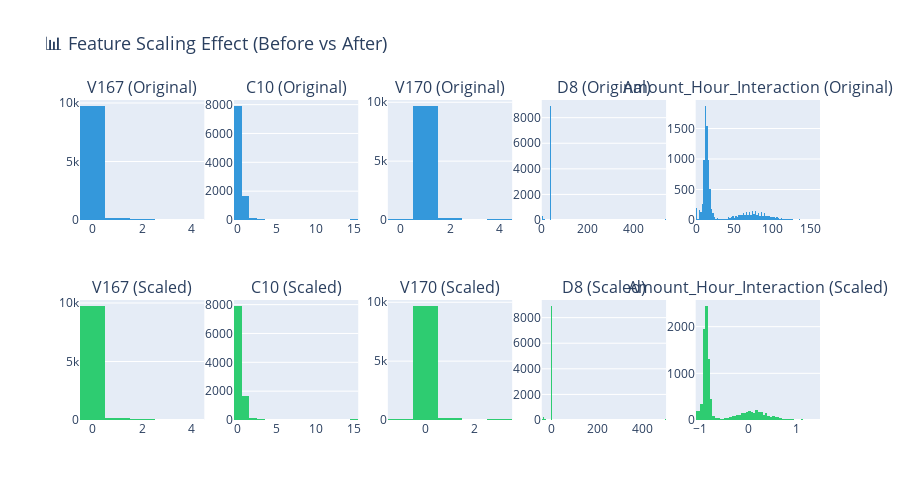

Notebook code for this chart:
### Code cell
sample_features = final_features[:5]

fig = make_subplots(
    rows=2, cols=len(sample_features),
    subplot_titles=[f'{f} (Original)' for f in sample_features] + [f'{f} (Scaled)' for f in sample_features]
)

for i, feat in enumerate(sample_features):
    fig.add_trace(
        go.Histogram(x=X_final[feat].values[:10000], marker_color=COLORS['primary'], showlegend=False),
        row=1, col=i+1
    )
    fig.add_trace(
        go.Histogram(x=X_scaled_df[feat].values[:10000], marker_color=COLORS['secondary'], showlegend=False),
        row=2, col=i+1
    )

fig.update_layout(
    title='📊 Feature Scaling Effect (Before vs After)',
    title_font_size=18,
    height=500
)

fig.show()
fig.write_html(f'{BASE_PATH}/reports/figures/13_scaling_effect.html')

### Figure 1 — Plotly figure (JSON) as saved in the notebook; plotly's stock layout.template omitted (floating-point values rounded to 4 significant figures; data arrays with more than 128 entries replaced by an {"elided": "..."} marker saying what was removed)
{"data": [{"marker": {"color": "#3498db"}, "showlegend": false, "type": "histogram", "x": {"elided": "10000 float values"}, "xaxis": "x", "yaxis": "y"}, {"marker": {"color": "#2ecc71"}, "showlegend": false, "type": "histogram", "x": {"elided": "10000 float values"}, "xaxis": "x6", "yaxis": "y6"}, {"marker": {"color": "#3498db"}, "showlegend": false, "type": "histogram", "x": {"elided": "10000 float values"}, "xaxis": "x2", "yaxis": "y2"}, {"marker": {"color": "#2ecc71"}, "showlegend": false, "type": "histogram", "x": {"elided": "10000 float values"}, "xaxis": "x7", "yaxis": "y7"}, {"marker": {"color": "#3498db"}, "showlegend": false, "type": "histogram", "x": {"elided": "10000 float values"}, "xaxis": "x3", "yaxis": "y3"}, {"marker": {"color": "#2ecc71"}, "showlegend": false, "type": "histogram", "x": {"elided": "10000 float values"}, "xaxis": "x8", "yaxis": "y8"}, {"marker": {"color": "#3498db"}, "showlegend": false, "type": "histogram", "x": {"elided": "10000 float values"}, "xaxis": "x4", "yaxis": "y4"}, {"marker": {"color": "#2ecc71"}, "showlegend": false, "type": "histogram", "x": {"elided": "10000 float values"}, "xaxis": "x9", "yaxis": "y9"}, {"marker": {"color": "#3498db"}, "showlegend": false, "type": "histogram", "x": {"elided": "10000 float values"}, "xaxis": "x5", "yaxis": "y5"}, {"marker": {"color": "#2ecc71"}, "showlegend": false, "type": "histogram", "x": {"elided": "10000 float values"}, "xaxis": "x10", "yaxis": "y10"}], "layout": {"annotations": [{"font": {"size": 16}, "showarrow": false, "text": "V167 (Original)", "x": 0.084, "xanchor": "center", "xref": "paper", "y": 1, "yanchor": "bottom", "yref": "paper"}, {"font": {"size": 16}, "showarrow": false, "text": "C10 (Original)", "x": 0.292, "xanchor": "center", "xref": "paper", "y": 1, "yanchor": "bottom", "yref": "paper"}, {"font": {"size": 16}, "showarrow": false, "text": "V170 (Original)", "x": 0.5, "xanchor": "center", "xref": "paper", "y": 1, "yanchor": "bottom", "yref": "paper"}, {"font": {"size": 16}, "showarrow": false, "text": "D8 (Original)", "x": 0.708, "xanchor": "center", "xref": "paper", "y": 1, "yanchor": "bottom", "yref": "paper"}, {"font": {"size": 16}, "showarrow": false, "text": "Amount_Hour_Interaction (Original)", "x": 0.916, "xanchor": "center", "xref": "paper", "y": 1, "yanchor": "bottom", "yref": "paper"}, {"font": {"size": 16}, "showarrow": false, "text": "V167 (Scaled)", "x": 0.084, "xanchor": "center", "xref": "paper", "y": 0.375, "yanchor": "bottom", "yref": "paper"}, {"font": {"size": 16}, "showarrow": false, "text": "C10 (Scaled)", "x": 0.292, "xanchor": "center", "xref": "paper", "y": 0.375, "yanchor": "bottom", "yref": "paper"}, {"font": {"size": 16}, "showarrow": false, "text": "V170 (Scaled)", "x": 0.5, "xanchor": "center", "xref": "paper", "y": 0.375, "yanchor": "bottom", "yref": "paper"}, {"font": {"size": 16}, "showarrow": false, "text": "D8 (Scaled)", "x": 0.708, "xanchor": "center", "xref": "paper", "y": 0.375, "yanchor": "bottom", "yref": "paper"}, {"font": {"size": 16}, "showarrow": false, "text": "Amount_Hour_Interaction (Scaled)", "x": 0.916, "xanchor": "center", "xref": "paper", "y": 0.375, "yanchor": "bottom", "yref": "paper"}], "height": 500, "title": {"font": {"size": 18}, "text": "📊 Feature Scaling Effect (Before vs After)"}, "xaxis": {"anchor": "y", "domain": [0, 0.168]}, "xaxis10": {"anchor": "y10", "domain": [0.832, 1]}, "xaxis2": {"anchor": "y2", "domain": [0.208, 0.376]}, "xaxis3": {"anchor": "y3", "domain": [0.416, 0.584]}, "xaxis4": {"anchor": "y4", "domain": [0.624, 0.792]}, "xaxis5": {"anchor": "y5", "domain": [0.832, 1]}, "xaxis6": {"anchor": "y6", "domain": [0, 0.168]}, "xaxis7": {"anchor": "y7", "domain": [0.208, 0.376]}, "xaxis8": {"anchor": "y8", "domain": [0.416, 0.584]}, "xaxis9": {"anchor": "y9", "domain": [0.624, 0.792]}, "yaxis": {"anchor": "x", "domain": [0.625, 1]}, "yaxis10": {"anchor": "x10", "domain": [0, 0.375]}, "yaxis2": {"anchor": "x2", "domain": [0.625, 1]}, "yaxis3": {"anchor": "x3", "domain": [0.625, 1]}, "yaxis4": {"anchor": "x4", "domain": [0.625, 1]}, "yaxis5": {"anchor": "x5", "domain": [0.625, 1]}, "yaxis6": {"anchor": "x6", "domain": [0, 0.375]}, "yaxis7": {"anchor": "x7", "domain": [0, 0.375]}, "yaxis8": {"anchor": "x8", "domain": [0, 0.375]}, "yaxis9": {"anchor": "x9", "domain": [0, 0.375]}}}
